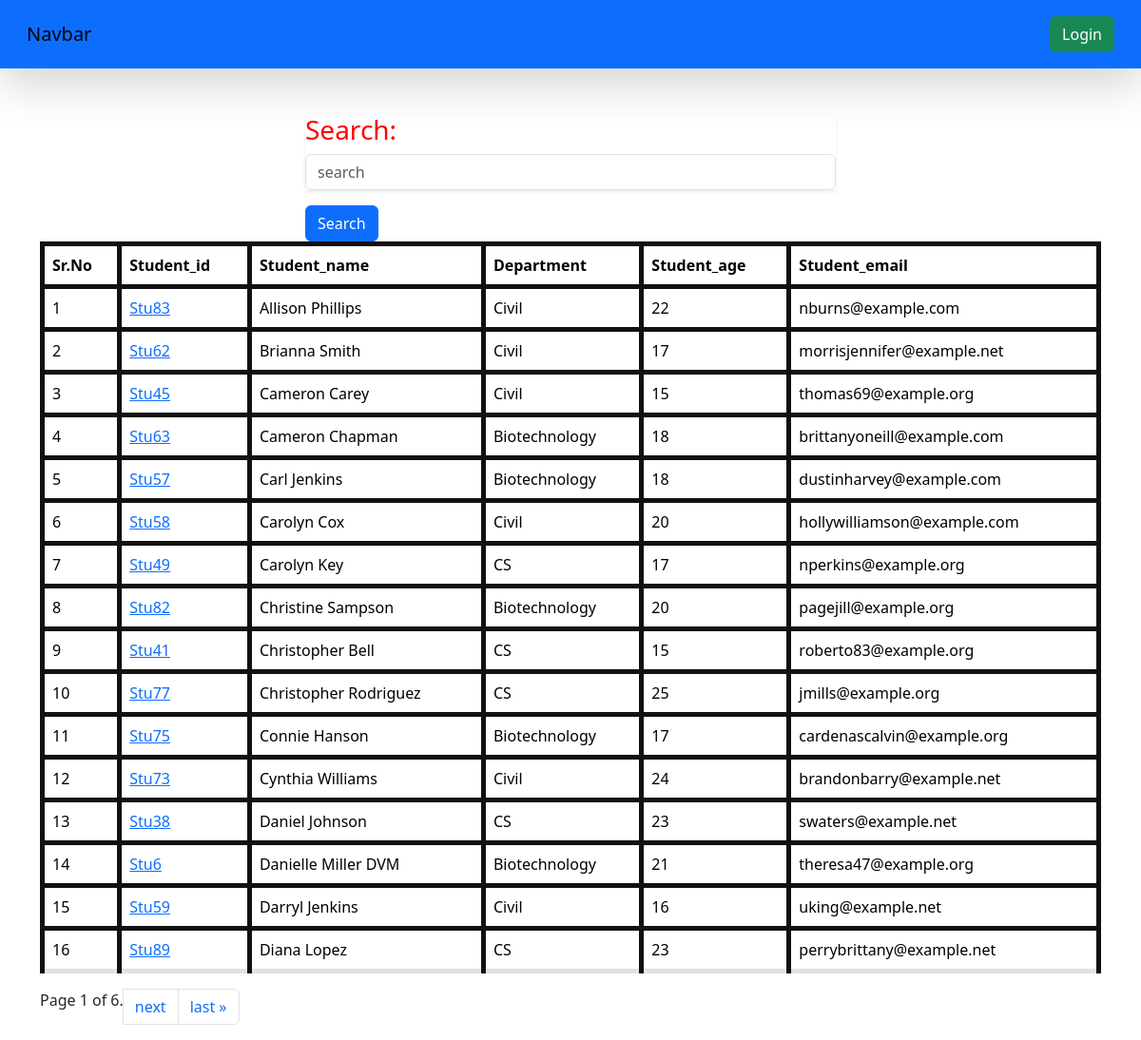
The page /student/ on the database its author committed.
### vegetable/models.py (models this page shows, shortened)
class Student(models.Model):
    department=models.ForeignKey(Department,related_name="depart",on_delete=models.CASCADE)
    student_id=models.OneToOneField(StudentID,related_name="studentid",on_delete=models.SET_NULL,null=True,unique=True)
    name=models.CharField(max_length=100)
    email=models.EmailField(unique=True)
    age=models.IntegerField(default=18)
    address=models.TextField(blank=True,null=True)
    is_deleted=models.BooleanField(default=False)
    objects=StudentsManager()
    admin_objects=models.Manager()
    class Meta:
        ordering=['name']
        verbose_name="student"

class StudentID(models.Model):
    student_id=models.CharField(max_length=100)
    def __str__(self) -> str:
        return self.student_id

class Department(models.Model):
    department=models.CharField(max_length=100)
    def __str__(self) -> str:
        return self.department
    class Meta:
        ordering=['department']

### vegetable/views.py (the view, shortened to what this page needs)
# urls.py: path("student/",get_students,name="student"),
def get_students(request):
    queryset=Student.objects.all()
    ranks=Student.objects.annotate(marks=Sum('studentmarks__marks')).order_by('-marks','-age')
    paginator=Paginator(queryset,16)
    page_num=request.GET.get('page',1)
    page_obj=paginator.get_page(page_num)
    return render(request,'vegetable/report/student.html',{'queryset':page_obj})

### vegetable/models.py (called while the page is built)
    def get_queryset(self):
        return super().get_queryset().filter(is_deleted=False)

### vegetable/templates/vegetable/report/student.html (shortened to what this page needs)
{% extends 'home/base.html' %}
{%block start%}
<div class="container mt-5">
    <form>
    <div class="mx-auto col-6">
        <div class="mb-3 shadow-sm">
            <label style="color:Red"><h3>Search: </h3></label>
            <input class="form-control" placeholder="search" name="search">
        </div>
        <button type="submit" class="btn btn-primary">Search</button>
    </div>
    </form>
<table class='table table-stripped'>
    <thead>
        <tr>
            <th scope="col">Sr.No</th>
            <th scope="col">Student_id</th>
            <th scope="col">Student_name</th>
            <th scope="col">Department</th>
            <th scope="col">Student_age</th>
            <th scope="col">Student_email</th>
        </tr>
    </thead>
    <tbody>
            {% for i in queryset%}
        <tr>
            <td>{{forloop.counter}}</td>
            <td>
                <a href="{% url 'see_marks' i.student_id %}">
                    {{i.student_id}}</td>
            <td>{{i.name}}</td>
            <td>{{i.department}}</td>
            <td>{{i.age}}</td>
            <td>{{i.email}}</td>
        </tr>
        {%endfor%}
        </tbody>
    </table>
<nav aria-label="Page navigation example">
   <ul class="pagination">
        <span class="current">
            Page {{ queryset.number }} of {{ queryset.paginator.num_pages }}.
        </span>
        {% if queryset.has_next %}
            <li class="page-item"><a class="page-link" href="?page={{ queryset.next_page_number }}">next</a></li>
            <li class="page-item"><a class="page-link" href="?page={{ queryset.paginator.num_pages }}">last &raquo;</a></li>
        {% endif %}
    </ul>
</nav>
</div>
{%endblock%}

### home/templates/home/base.html (shortened to what this page needs)
<!DOCTYPE html>
<html lang="en">
<head>
    <link href="https://cdn.jsdelivr.net/npm/bootstrap@5.3.8/dist/css/bootstrap.min.css" rel="stylesheet">
  </head>
</head>
<body>
  <nav class="navbar bg-primary p-3 shadow-lg">
  <div class="container-fluid">
    <a class="navbar-brand">Navbar</a>
    <form class="d-flex" role="search">
      {% if request.user.is_authenticated%}
        <a href='/logout/' class="btn btn-success" type="submit">Logout</a>
      {% else %}
        <a href='/login/' class="btn btn-success" type="submit">Login</a>
      {%endif%}
    </form>
  </div>
</nav>
{% block start %}
{% endblock %}
</body>
</html>

### home/templates/home/base.html (style rules this page uses)
table,th,td { border:5px solid rgba(18, 16, 16, 1); }

### rows shown on the page
Student: student_id "Stu83", name "Allison Phillips", department "Civil", age "22", email "nburns@example.com"
Student: student_id "Stu62", name "Brianna Smith", department "Civil", age "17", email "morrisjennifer@example.net"
Student: student_id "Stu45", name "Cameron Carey", department "Civil", age "15", email "thomas69@example.org"
Student: student_id "Stu63", name "Cameron Chapman", department "Biotechnology", age "18", email "brittanyoneill@example.com"
Student: student_id "Stu57", name "Carl Jenkins", department "Biotechnology", age "18", email "dustinharvey@example.com"
Student: student_id "Stu58", name "Carolyn Cox", department "Civil", age "20", email "hollywilliamson@example.com"
Student: student_id "Stu49", name "Carolyn Key", department "CS", age "17", email "nperkins@example.org"
Student: student_id "Stu82", name "Christine Sampson", department "Biotechnology", age "20", email "pagejill@example.org"
Student: student_id "Stu41", name "Christopher Bell", department "CS", age "15", email "roberto83@example.org"
Student: student_id "Stu77", name "Christopher Rodriguez", department "CS", age "25", email "jmills@example.org"
Student: student_id "Stu75", name "Connie Hanson", department "Biotechnology", age "17", email "cardenascalvin@example.org"
Student: student_id "Stu73", name "Cynthia Williams", department "Civil", age "24", email "brandonbarry@example.net"
Student: student_id "Stu38", name "Daniel Johnson", department "CS", age "23", email "swaters@example.net"
Student: student_id "Stu6", name "Danielle Miller DVM", department "Biotechnology", age "21", email "theresa47@example.org"
Student: student_id "Stu59", name "Darryl Jenkins", department "Civil", age "16", email "uking@example.net"
Student: student_id "Stu89", name "Diana Lopez", department "CS", age "23", email "perrybrittany@example.net"

### other values the page prints
{{ queryset.number }} "1"
{{ queryset.paginator.num_pages }} "6"
